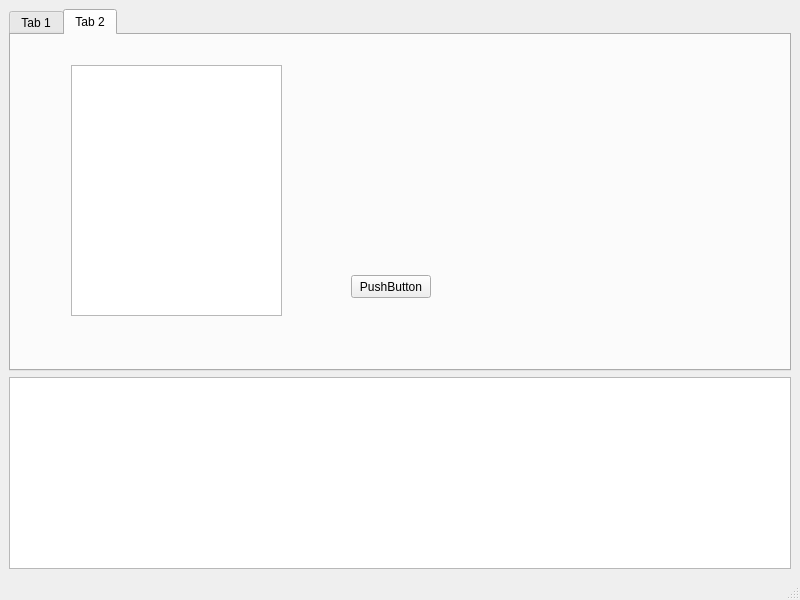
<?xml version="1.0" encoding="UTF-8"?>
<ui version="4.0">
 <class>GuiFrontend</class>
 <widget class="QMainWindow" name="GuiFrontend">
  <property name="geometry">
   <rect>
    <x>0</x>
    <y>0</y>
    <width>800</width>
    <height>600</height>
   </rect>
  </property>
  <property name="windowTitle">
   <string>TradeStation Algo</string>
  </property>
  <widget class="QWidget" name="centralwidget">
   <layout class="QVBoxLayout" name="verticalLayout">
    <item>
     <widget class="QTabWidget" name="tabWidget">
      <property name="currentIndex">
       <number>1</number>
      </property>
      <widget class="QWidget" name="tab">
       <attribute name="title">
        <string>Tab 1</string>
       </attribute>
       <layout class="QVBoxLayout" name="verticalLayout_2">
        <item>
         <widget class="StockPriceChart" name="priceChart" native="true"/>
        </item>
       </layout>
      </widget>
      <widget class="QWidget" name="tab_2">
       <attribute name="title">
        <string>Tab 2</string>
       </attribute>
       <widget class="QTableView" name="tableView">
        <property name="geometry">
         <rect>
          <x>60</x>
          <y>30</y>
          <width>211</width>
          <height>251</height>
         </rect>
        </property>
       </widget>
       <widget class="QPushButton" name="pushButton">
        <property name="geometry">
         <rect>
          <x>340</x>
          <y>240</y>
          <width>80</width>
          <height>23</height>
         </rect>
        </property>
        <property name="text">
         <string>PushButton</string>
        </property>
       </widget>
      </widget>
     </widget>
    </item>
    <item>
     <widget class="QTextEdit" name="logDisplay">
      <property name="sizePolicy">
       <sizepolicy hsizetype="Expanding" vsizetype="Maximum">
        <horstretch>0</horstretch>
        <verstretch>0</verstretch>
       </sizepolicy>
      </property>
      <property name="readOnly">
       <bool>true</bool>
      </property>
     </widget>
    </item>
   </layout>
  </widget>
  <widget class="QMenuBar" name="menubar">
   <property name="geometry">
    <rect>
     <x>0</x>
     <y>0</y>
     <width>800</width>
     <height>20</height>
    </rect>
   </property>
  </widget>
  <widget class="QStatusBar" name="statusbar"/>
 </widget>
 <customwidgets>
  <customwidget>
   <class>StockPriceChart</class>
   <extends>QWidget</extends>
   <header>../GUI/stockpricechart.h</header>
  </customwidget>
 </customwidgets>
 <resources/>
 <connections/>
</ui>
